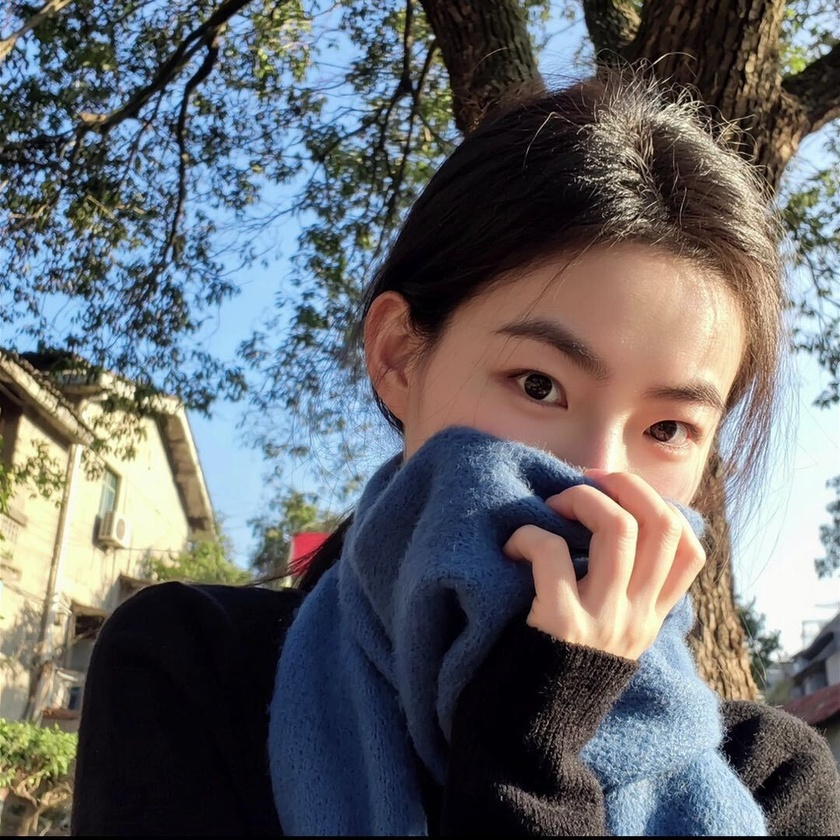
#> input picture 论文/transformer/vit/vitcode/opencv/inimg/mm.jpg, 840 x 840 px, shrunk from 1080 x 1080 before the run
$ python '锐化2.py'
#> lines starting #> are read from the running program, lines starting #| are printed output that depends on the picture
import cv2
import numpy as np


# 创建一个3×3锐化卷积核（拉普拉斯增强）
kernel = np.array([[0, 1, 0],
                   [1, -4, 1],
                   [0, 1, 0]], dtype=np.float32)

def main():
    img = cv2.imread("inimg/mm.jpg", cv2.IMREAD_GRAYSCALE)
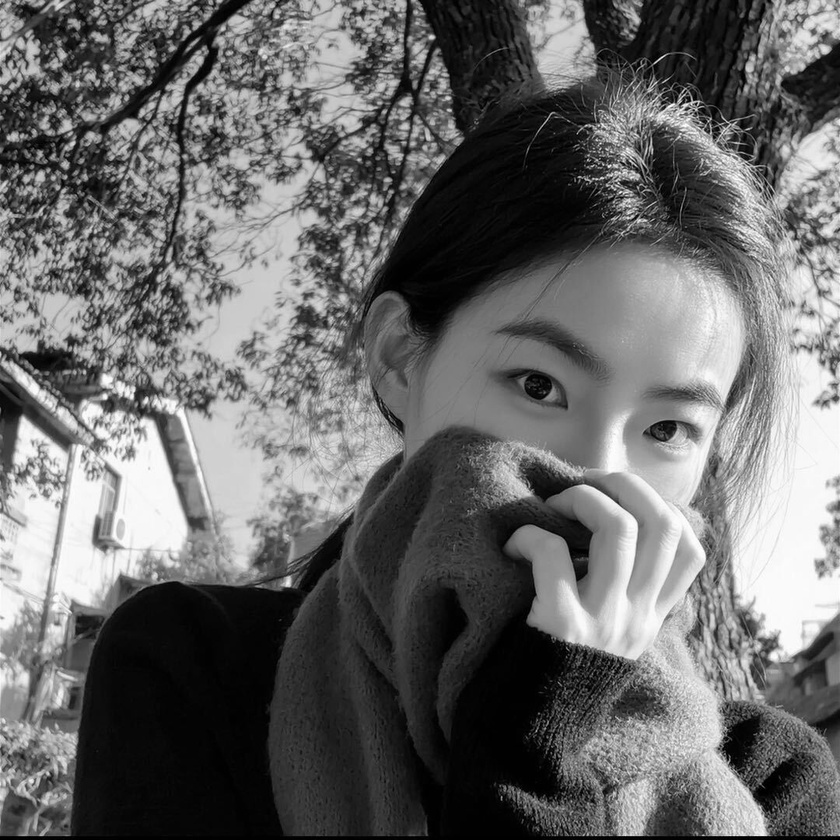
#> img: shape (840, 840); min 0, max 255, mean 105.1
    if img is None:
        raise FileNotFoundError("无法读取图像文件 `opencv/out_gray.jpg")

    # sharpened = sharpen_image(img, kernel)
    sharpened = cv2.filter2D(img,ddepth=-1,kernel=kernel)
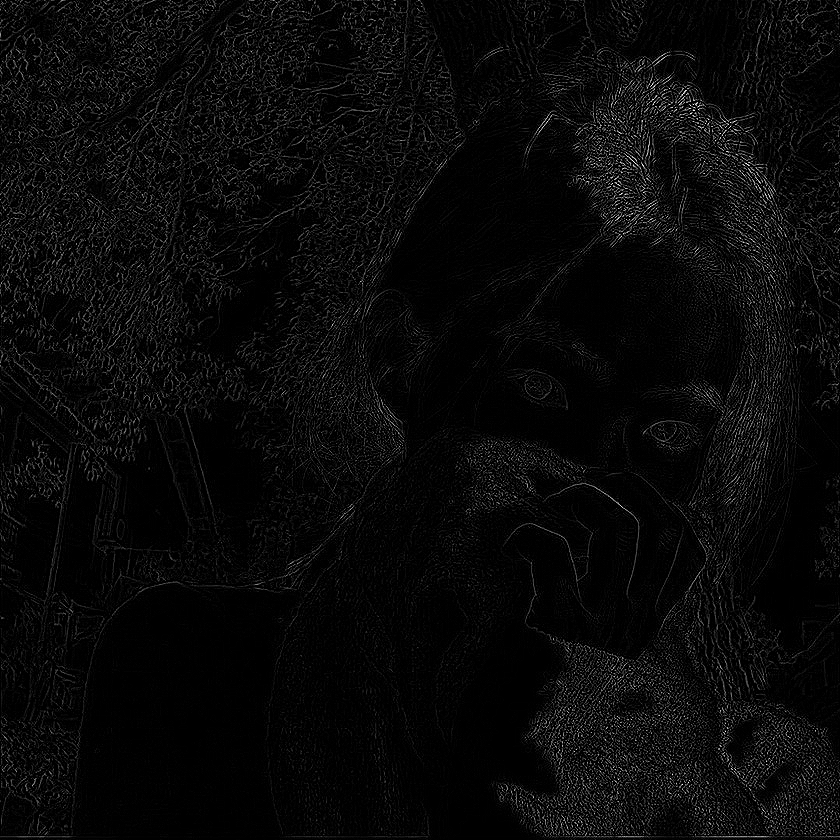
#> sharpened: shape (840, 840); min 0, max 255, mean 9.6
    cv2.imwrite("outimg/out_sharpened8.jpg", sharpened)


if __name__ == "__main__":
    main()

$ run again, with 论文/transformer/vit/vitcode/opencv/inimg/cjl.jpg copied over 论文/transformer/vit/vitcode/opencv/inimg/mm.jpg
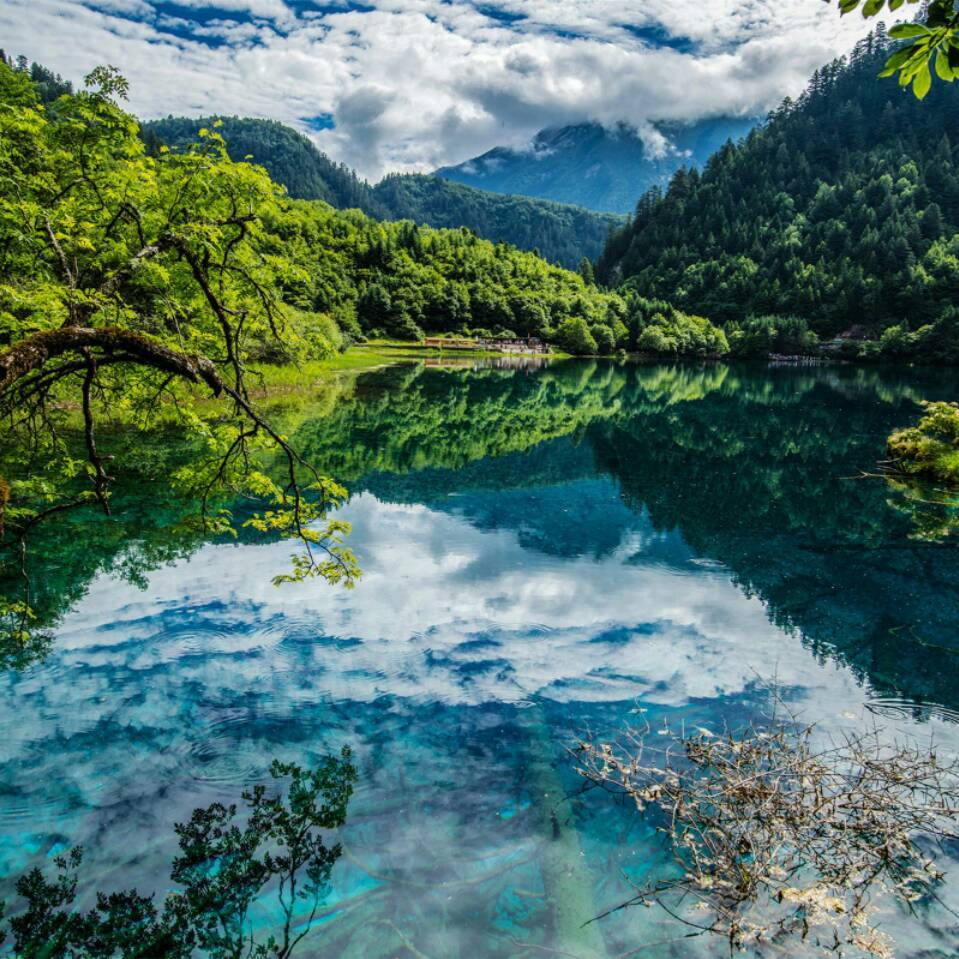
#> input picture 论文/transformer/vit/vitcode/opencv/inimg/cjl.jpg, 959 x 959 px
#> in main, `img = cv2.imread("inimg/mm.jpg", cv2.IMREAD_GRAYSCALE)`:
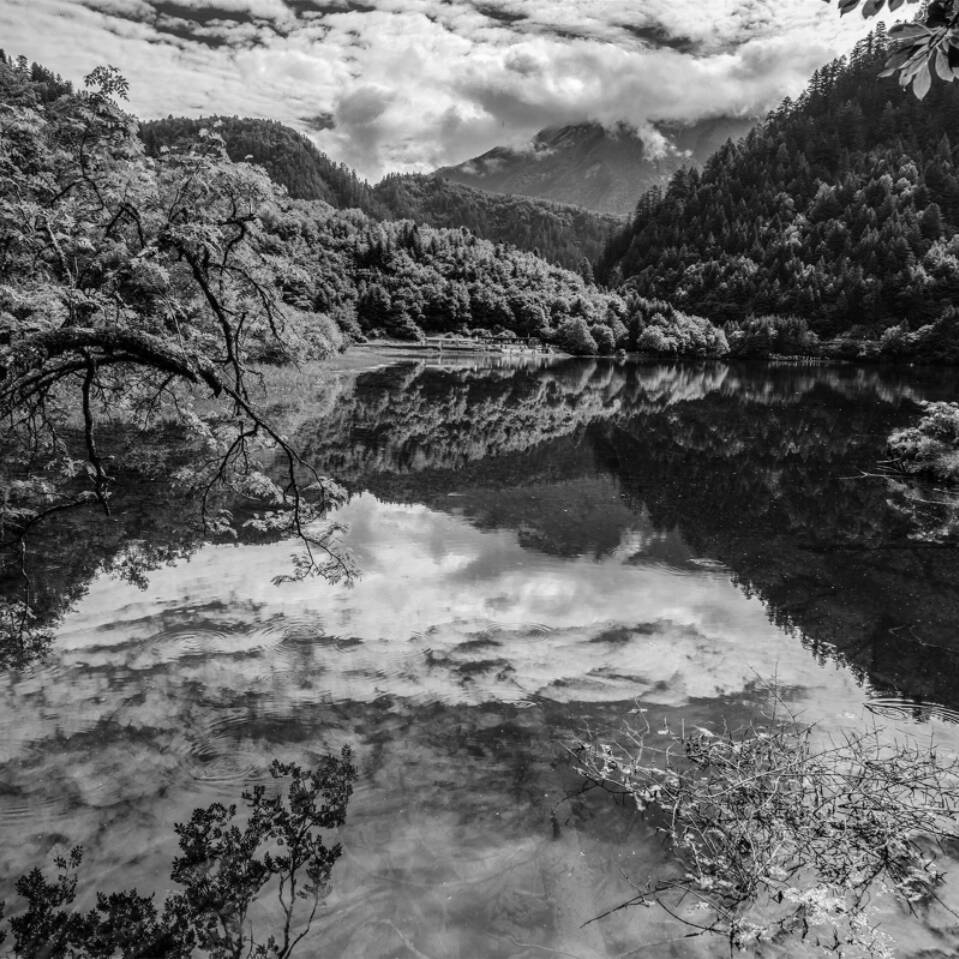
#> img: shape (959, 959); min 0, max 255, mean 102.3
#> in main, `sharpened = cv2.filter2D(img,ddepth=-1,kernel=kernel)`:
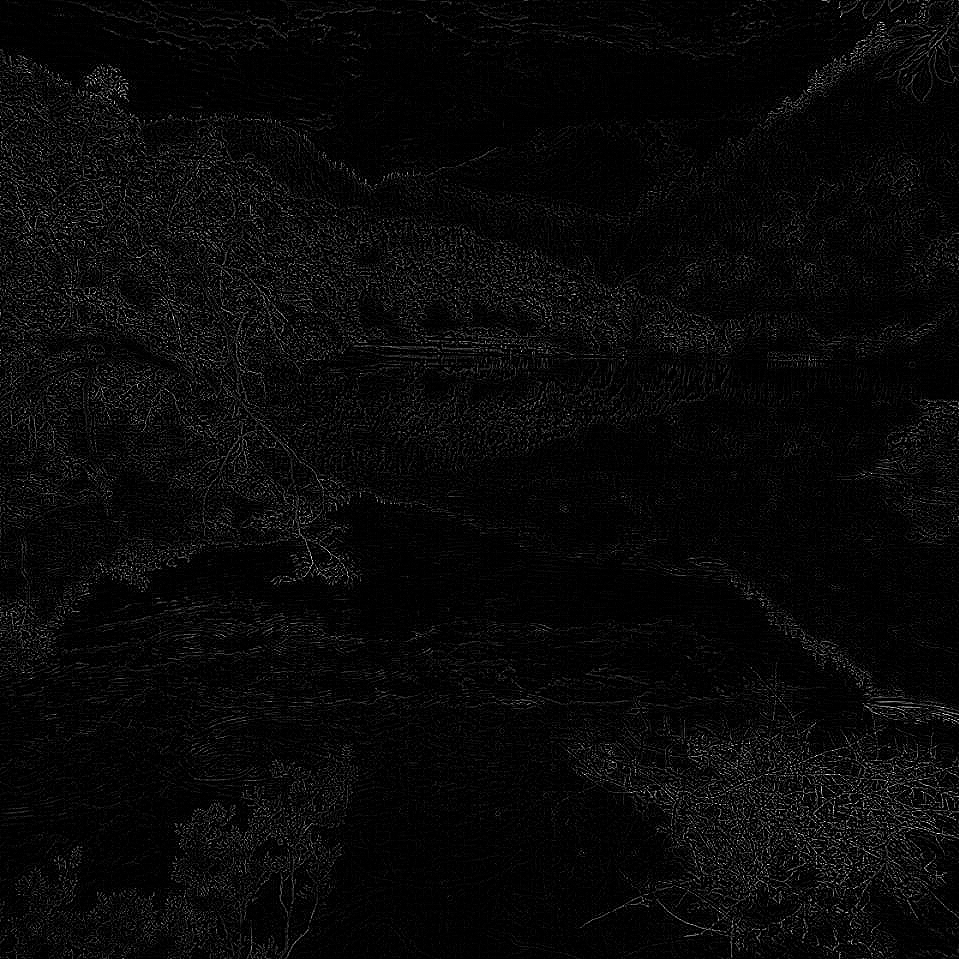
#> sharpened: shape (959, 959); min 0, max 255, mean 8.8
